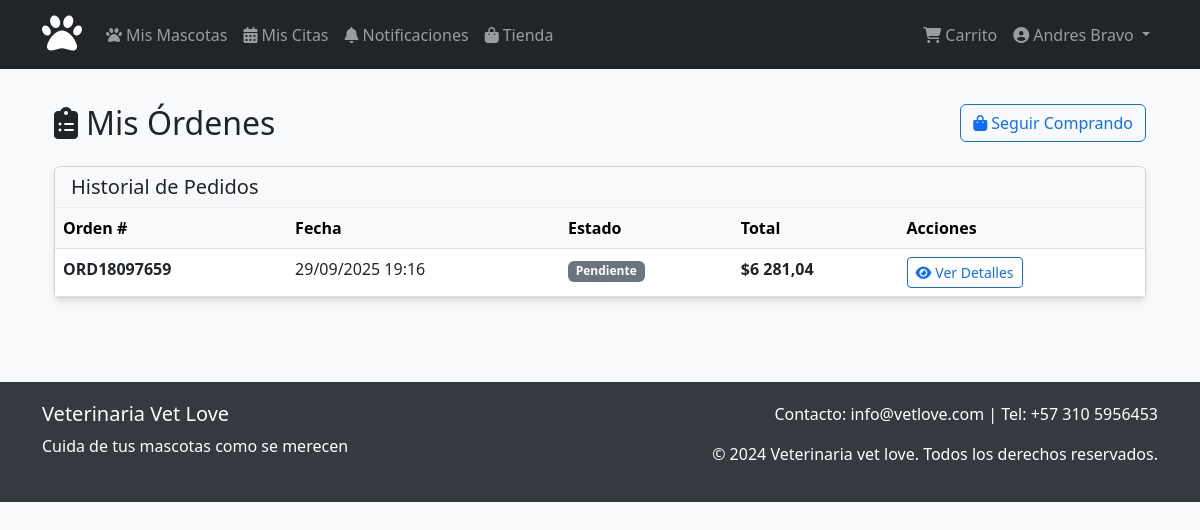
Before: /tienda/mis-ordenes/ (signed in) with the older database file.
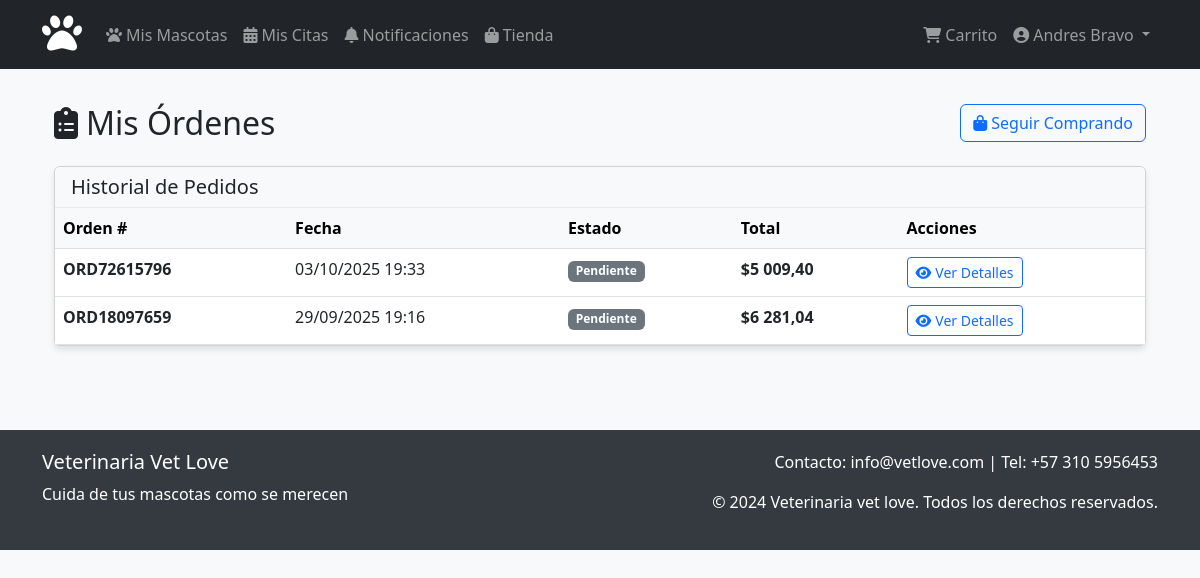
After: the same page with the newer database file.
### tienda/models.py (models this page shows, shortened)
class Orden(models.Model):
    ESTADO_ORDEN = [
        ('pendiente', 'Pendiente'),
        ('confirmada', 'Confirmada'),
        ('en_proceso', 'En Proceso'),
        ('enviada', 'Enviada'),
        ('entregada', 'Entregada'),
        ('cancelada', 'Cancelada'),
    ]
    usuario = models.ForeignKey(User, on_delete=models.CASCADE, related_name='ordenes')
    numero_orden = models.CharField(max_length=20, unique=True)
    estado = models.CharField(max_length=20, choices=ESTADO_ORDEN, default='pendiente')
    subtotal = models.DecimalField(max_digits=10, decimal_places=2)
    impuesto = models.DecimalField(max_digits=10, decimal_places=2, default=0)
    total = models.DecimalField(max_digits=10, decimal_places=2)
    direccion_envio = models.TextField()
    notas = models.TextField(blank=True)
    fecha_creacion = models.DateTimeField(auto_now_add=True)
    fecha_actualizacion = models.DateTimeField(auto_now=True)
    class Meta:
        verbose_name = 'Orden'
        verbose_name_plural = 'Órdenes'
        ordering = ['-fecha_creacion']

### clientes/decorators.py (the view)
        def _wrapped_view(request, *args, **kwargs):
            if not request.user.is_authenticated:
                messages.warning(request, 'Debes iniciar sesión para acceder a esta página.')
                return redirect('login')
            return view_func(request, *args, **kwargs)

### tienda/views.py (called while the page is built)
def mis_ordenes(request):
    ordenes = Orden.objects.filter(usuario=request.user).order_by('-fecha_creacion')
    context = {
        'ordenes': ordenes,
    }
    return render(request, 'tienda/mis_ordenes.html', context)

### tienda/templates/tienda/mis_ordenes.html (shortened to what this page needs)
{% extends 'base.html' %}
{% block content %}
<div class="container py-4">
    <div class="d-flex justify-content-between align-items-center mb-4">
        <h1 class="h2 mb-0">
            <i class="fas fa-clipboard-list me-2"></i>Mis Órdenes
        </h1>
        <a href="{% url 'tienda:lista_productos' %}" class="btn btn-outline-primary">
            <i class="fas fa-shopping-bag me-1"></i>Seguir Comprando
        </a>
    </div>
    {% if ordenes %}
    <div class="card">
        <div class="card-header bg-light">
            <h5 class="mb-0">Historial de Pedidos</h5>
        </div>
        <div class="card-body p-0">
            <div class="table-responsive">
                <table class="table table-hover mb-0">
                    <thead class="table-light">
                        <tr>
                            <th>Orden #</th>
                            <th>Fecha</th>
                            <th>Estado</th>
                            <th>Total</th>
                            <th>Acciones</th>
                        </tr>
                    </thead>
                    <tbody>
                        {% for orden in ordenes %}
                        <tr>
                            <td>
                                <strong>{{ orden.numero_orden }}</strong>
                            </td>
                            <td>{{ orden.fecha_creacion|date:"d/m/Y H:i" }}</td>
                            <td>
                                <span class="badge
                                    {% if orden.estado == 'entregada' %}bg-success
                                    {% elif orden.estado == 'enviada' %}bg-info
                                    {% elif orden.estado == 'en_proceso' %}bg-warning
                                    {% elif orden.estado == 'pendiente' %}bg-secondary
                                    {% else %}bg-danger{% endif %}">
                                    {{ orden.get_estado_display }}
                                </span>
                            </td>
                            <td>
                                <strong>${{ orden.total }}</strong>
                            </td>
                            <td>
                                <a href="{% url 'tienda:detalle_orden' orden.numero_orden %}" class="btn btn-sm btn-outline-primary">
                                    <i class="fas fa-eye me-1"></i>Ver Detalles
                                </a>
                            </td>
                        </tr>
                        {% endfor %}
                    </tbody>
                </table>
            </div>
        </div>
    </div>
    {% endif %}
</div>
{% endblock %}

Changed rows visible on the page:
added Orden: numero_orden "ORD72615796", fecha_creacion "03/10/2025 19:33", estado "Pendiente", total "5 009,40"
